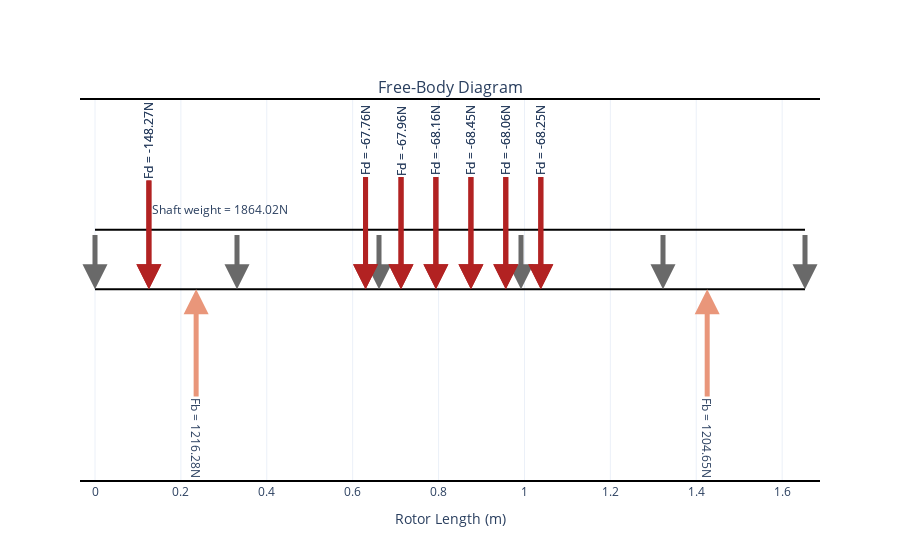

Notebook cell for this chart:
### Markdown cell above
### 1.1.2 Plotting results 

With results stored, you can use some methods to plot the results. Currently, there're four plots you can retrieve from static analysis:

- `.plot_free_body_diagram()`
- `.plot_deformation()`
- `.plot_shearing_force()`
- `.plot_bending_moment()`


#### Plotting free-body-diagram

### Code cell
static.plot_free_body_diagram()

### Figure 1 — Plotly figure (JSON) as saved in the notebook; plotly's stock layout.template omitted (floating-point values rounded to 4 significant figures)
{"data": [{"hoverinfo": "none", "line": {"color": "black"}, "mode": "lines", "showlegend": false, "type": "scatter", "x": [0, 0.0355, 0.0715, 0.1255, 0.1685, 0.185, 0.199, 0.2355, 0.2865, 0.3115, 0.3275, 0.3517, 0.3562, 0.3688, 0.3888, 0.4515, 0.4895, 0.5275, 0.5575, 0.6105, 0.63, 0.6435, 0.693, 0.7126, 0.725, 0.774, 0.7937, 0.806, 0.8555, 0.8753, 0.887, 0.9365, 0.9565, 0.9685, 1.018, 1.038, 1.051, 1.108, 1.134, 1.172, 1.21, 1.272, 1.292, 1.305, 1.309, 1.334, 1.35, 1.375, 1.425, 1.476, 1.512, 1.549, 1.562, 1.597, 1.621, 1.653], "xaxis": "x", "y": [0, 0, 0, 0, 0, 0, 0, 0, 0, 0, 0, 0, 0, 0, 0, 0, 0, 0, 0, 0, 0, 0, 0, 0, 0, 0, 0, 0, 0, 0, 0, 0, 0, 0, 0, 0, 0, 0, 0, 0, 0, 0, 0, 0, 0, 0, 0, 0, 0, 0, 0, 0, 0, 0, 0, 0], "yaxis": "y"}, {"hoverinfo": "none", "line": {"color": "black"}, "mode": "lines", "showlegend": false, "type": "scatter", "x": [0, 0.0355, 0.0715, 0.1255, 0.1685, 0.185, 0.199, 0.2355, 0.2865, 0.3115, 0.3275, 0.3517, 0.3562, 0.3688, 0.3888, 0.4515, 0.4895, 0.5275, 0.5575, 0.6105, 0.63, 0.6435, 0.693, 0.7126, 0.725, 0.774, 0.7937, 0.806, 0.8555, 0.8753, 0.887, 0.9365, 0.9565, 0.9685, 1.018, 1.038, 1.051, 1.108, 1.134, 1.172, 1.21, 1.272, 1.292, 1.305, 1.309, 1.334, 1.35, 1.375, 1.425, 1.476, 1.512, 1.549, 1.562, 1.597, 1.621, 1.653], "xaxis": "x", "y": [5, 5, 5, 5, 5, 5, 5, 5, 5, 5, 5, 5, 5, 5, 5, 5, 5, 5, 5, 5, 5, 5, 5, 5, 5, 5, 5, 5, 5, 5, 5, 5, 5, 5, 5, 5, 5, 5, 5, 5, 5, 5, 5, 5, 5, 5, 5, 5, 5, 5, 5, 5, 5, 5, 5, 5], "yaxis": "y"}], "layout": {"annotations": [{"font": {"size": 16}, "showarrow": false, "text": "Free-Body Diagram", "x": 0.5, "xanchor": "center", "xref": "paper", "y": 1, "yanchor": "bottom", "yref": "paper"}, {"arrowcolor": "DimGray", "arrowhead": 2, "arrowsize": 1, "arrowwidth": 5, "ax": 0, "axref": "x", "ay": 5.4, "ayref": "y", "showarrow": true, "x": 0, "xref": "x", "y": 0, "yref": "y"}, {"arrowcolor": "DimGray", "arrowhead": 2, "arrowsize": 1, "arrowwidth": 5, "ax": 0.3306, "axref": "x", "ay": 5.4, "ayref": "y", "showarrow": true, "x": 0.3306, "xref": "x", "y": 0, "yref": "y"}, {"arrowcolor": "DimGray", "arrowhead": 2, "arrowsize": 1, "arrowwidth": 5, "ax": 0.6613, "axref": "x", "ay": 5.4, "ayref": "y", "showarrow": true, "x": 0.6613, "xref": "x", "y": 0, "yref": "y"}, {"arrowcolor": "DimGray", "arrowhead": 2, "arrowsize": 1, "arrowwidth": 5, "ax": 0.9919, "axref": "x", "ay": 5.4, "ayref": "y", "showarrow": true, "x": 0.9919, "xref": "x", "y": 0, "yref": "y"}, {"arrowcolor": "DimGray", "arrowhead": 2, "arrowsize": 1, "arrowwidth": 5, "ax": 1.323, "axref": "x", "ay": 5.4, "ayref": "y", "showarrow": true, "x": 1.323, "xref": "x", "y": 0, "yref": "y"}, {"arrowcolor": "DimGray", "arrowhead": 2, "arrowsize": 1, "arrowwidth": 5, "ax": 1.653, "axref": "x", "ay": 5.4, "ayref": "y", "showarrow": true, "x": 1.653, "xref": "x", "y": 0, "yref": "y"}, {"align": "right", "showarrow": false, "text": "Shaft weight = 1864.02N", "x": 0, "xref": "x", "xshift": 125, "y": 5, "yref": "y", "yshift": 20}, {"arrowcolor": "DarkSalmon", "arrowhead": 2, "arrowsize": 1, "arrowwidth": 5, "ax": 0.2355, "axref": "x", "ay": -12.5, "ayref": "y", "showarrow": true, "text": "Fb = 1216.28N", "textangle": 90, "x": 0.2355, "xref": "x", "y": 0, "yref": "y"}, {"arrowcolor": "FireBrick", "arrowhead": 2, "arrowsize": 1, "arrowwidth": 5, "ax": 0.1255, "axref": "x", "ay": 12.5, "ayref": "y", "showarrow": true, "text": "Fd = -148.27N", "textangle": -90, "x": 0.1255, "xref": "x", "y": 0, "yref": "y"}, {"arrowcolor": "FireBrick", "arrowhead": 2, "arrowsize": 1, "arrowwidth": 5, "ax": 0.63, "axref": "x", "ay": 12.5, "ayref": "y", "showarrow": true, "text": "Fd = -67.76N", "textangle": -90, "x": 0.63, "xref": "x", "y": 0, "yref": "y"}, {"arrowcolor": "FireBrick", "arrowhead": 2, "arrowsize": 1, "arrowwidth": 5, "ax": 0.7126, "axref": "x", "ay": 12.5, "ayref": "y", "showarrow": true, "text": "Fd = -67.96N", "textangle": -90, "x": 0.7126, "xref": "x", "y": 0, "yref": "y"}, {"arrowcolor": "FireBrick", "arrowhead": 2, "arrowsize": 1, "arrowwidth": 5, "ax": 0.7937, "axref": "x", "ay": 12.5, "ayref": "y", "showarrow": true, "text": "Fd = -68.16N", "textangle": -90, "x": 0.7937, "xref": "x", "y": 0, "yref": "y"}, {"arrowcolor": "FireBrick", "arrowhead": 2, "arrowsize": 1, "arrowwidth": 5, "ax": 0.8753, "axref": "x", "ay": 12.5, "ayref": "y", "showarrow": true, "text": "Fd = -68.45N", "textangle": -90, "x": 0.8753, "xref": "x", "y": 0, "yref": "y"}, {"arrowcolor": "FireBrick", "arrowhead": 2, "arrowsize": 1, "arrowwidth": 5, "ax": 0.9565, "axref": "x", "ay": 12.5, "ayref": "y", "showarrow": true, "text": "Fd = -68.06N", "textangle": -90, "x": 0.9565, "xref": "x", "y": 0, "yref": "y"}, {"arrowcolor": "FireBrick", "arrowhead": 2, "arrowsize": 1, "arrowwidth": 5, "ax": 1.038, "axref": "x", "ay": 12.5, "ayref": "y", "showarrow": true, "text": "Fd = -68.25N", "textangle": -90, "x": 1.038, "xref": "x", "y": 0, "yref": "y"}, {"arrowcolor": "DarkSalmon", "arrowhead": 2, "arrowsize": 1, "arrowwidth": 5, "ax": 1.425, "axref": "x", "ay": -12.5, "ayref": "y", "showarrow": true, "text": "Fb = 1204.65N", "textangle": 90, "x": 1.425, "xref": "x", "y": 0, "yref": "y"}, {"arrowcolor": "FireBrick", "arrowhead": 2, "arrowsize": 1, "arrowwidth": 5, "ax": 0.1255, "axref": "x", "ay": 12.5, "ayref": "y", "showarrow": true, "text": "Fd = -148.27N", "textangle": -90, "x": 0.1255, "xref": "x", "y": 0, "yref": "y"}, {"arrowcolor": "FireBrick", "arrowhead": 2, "arrowsize": 1, "arrowwidth": 5, "ax": 0.63, "axref": "x", "ay": 12.5, "ayref": "y", "showarrow": true, "text": "Fd = -67.76N", "textangle": -90, "x": 0.63, "xref": "x", "y": 0, "yref": "y"}, {"arrowcolor": "FireBrick", "arrowhead": 2, "arrowsize": 1, "arrowwidth": 5, "ax": 0.7126, "axref": "x", "ay": 12.5, "ayref": "y", "showarrow": true, "text": "Fd = -67.96N", "textangle": -90, "x": 0.7126, "xref": "x", "y": 0, "yref": "y"}, {"arrowcolor": "FireBrick", "arrowhead": 2, "arrowsize": 1, "arrowwidth": 5, "ax": 0.7937, "axref": "x", "ay": 12.5, "ayref": "y", "showarrow": true, "text": "Fd = -68.16N", "textangle": -90, "x": 0.7937, "xref": "x", "y": 0, "yref": "y"}, {"arrowcolor": "FireBrick", "arrowhead": 2, "arrowsize": 1, "arrowwidth": 5, "ax": 0.8753, "axref": "x", "ay": 12.5, "ayref": "y", "showarrow": true, "text": "Fd = -68.45N", "textangle": -90, "x": 0.8753, "xref": "x", "y": 0, "yref": "y"}, {"arrowcolor": "FireBrick", "arrowhead": 2, "arrowsize": 1, "arrowwidth": 5, "ax": 0.9565, "axref": "x", "ay": 12.5, "ayref": "y", "showarrow": true, "text": "Fd = -68.06N", "textangle": -90, "x": 0.9565, "xref": "x", "y": 0, "yref": "y"}, {"arrowcolor": "FireBrick", "arrowhead": 2, "arrowsize": 1, "arrowwidth": 5, "ax": 1.038, "axref": "x", "ay": 12.5, "ayref": "y", "showarrow": true, "text": "Fd = -68.25N", "textangle": -90, "x": 1.038, "xref": "x", "y": 0, "yref": "y"}], "xaxis": {"anchor": "y", "domain": [0, 1], "title": {"text": "Rotor Length (m)"}}, "yaxis": {"anchor": "x", "domain": [0, 1], "gridcolor": "lightgray", "showline": false, "visible": false}}}
